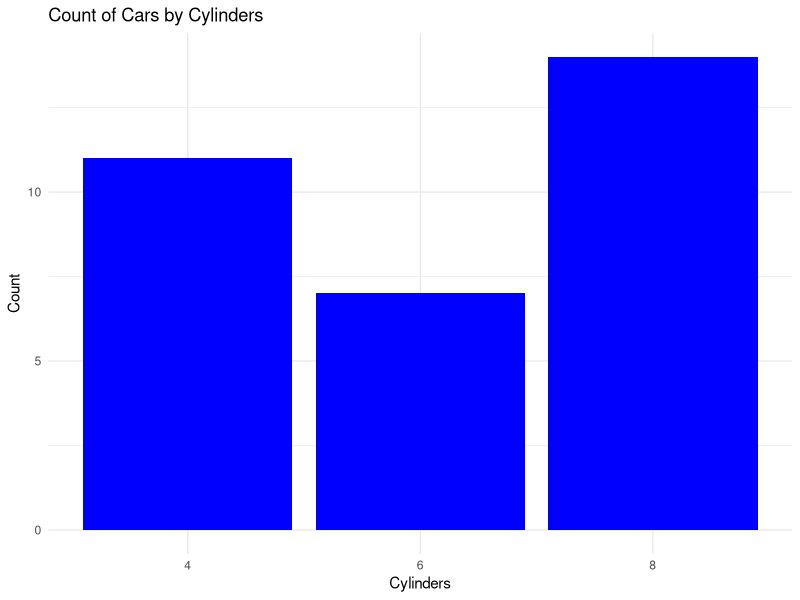
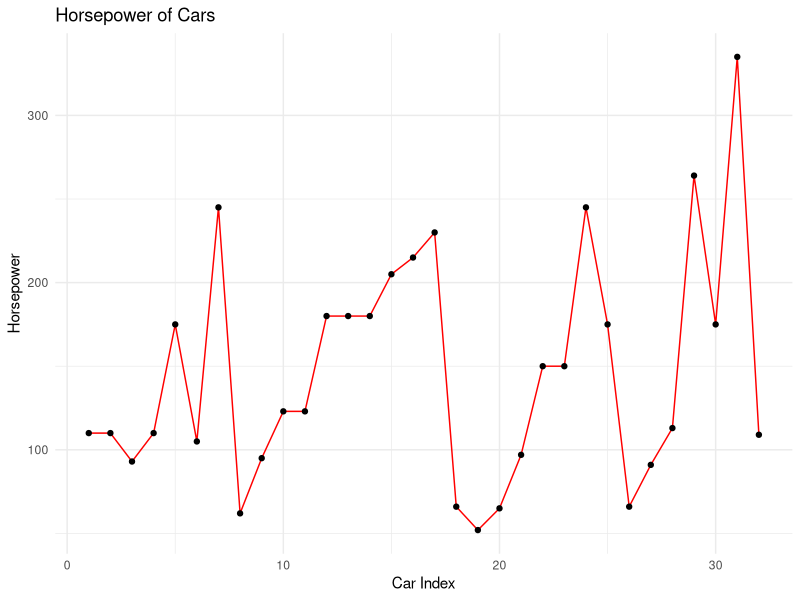
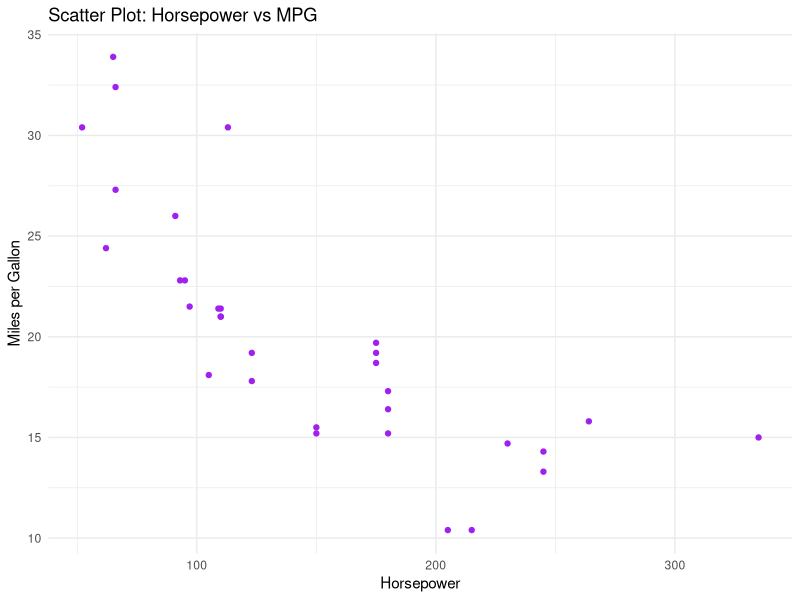
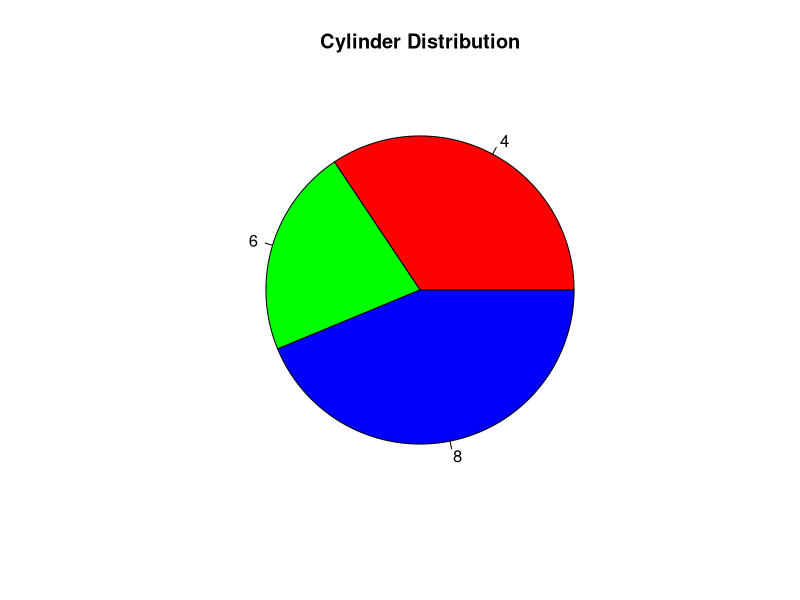

The R source for these figures, in order:

# Load mtcars dataset
  data <- mtcars
  
  # View the first few rows
  head(data)
  install.packages("ggplot2")
  
  
  library(ggplot2)
  #barchart
  ggplot(data, aes(x = factor(cyl))) + 
    geom_bar(fill = "blue") +
    theme_minimal() +
    labs(title = "Count of Cars by Cylinders", x = "Cylinders", y = "Count")
  
  
  #linechart
  ggplot(data, aes(x = seq_along(hp), y = hp)) +
    geom_line(color = "red") +
    geom_point() +
    theme_minimal() +
    labs(title = "Horsepower of Cars", x = "Car Index", y = "Horsepower")
  
  #scatterplot
  ggplot(data, aes(x = hp, y = mpg)) +
    geom_point(color = "purple") +
    theme_minimal() +
    labs(title = "Scatter Plot: Horsepower vs MPG", x = "Horsepower", y = "Miles per Gallon")
  
  #piechart
  # Prepare data
  cyl_count <- table(data$cyl)
  
  # Create Pie Chart
  pie(cyl_count, labels = names(cyl_count), main = "Cylinder Distribution", col = rainbow(length(cyl_count)))
  